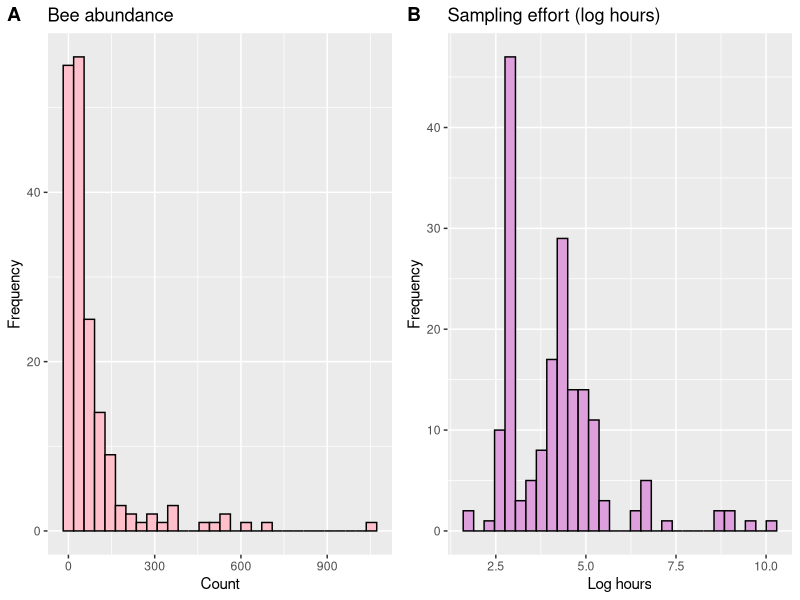
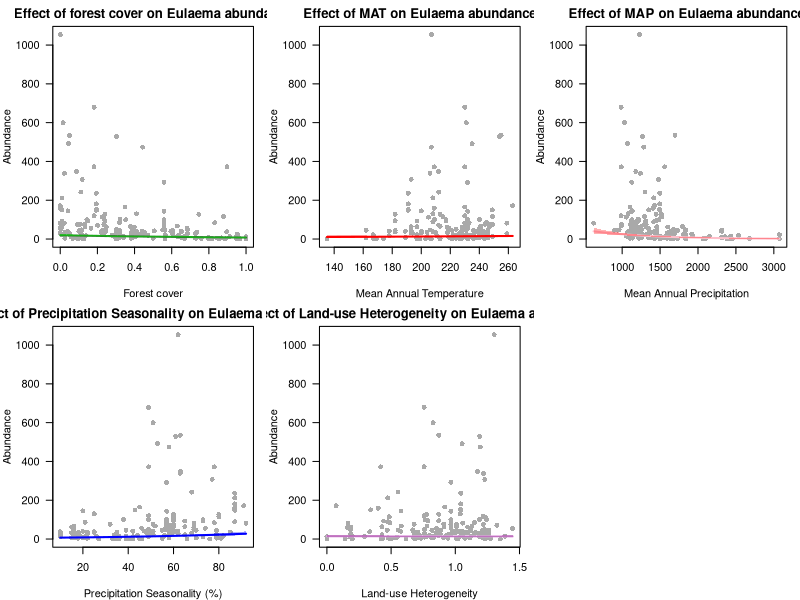
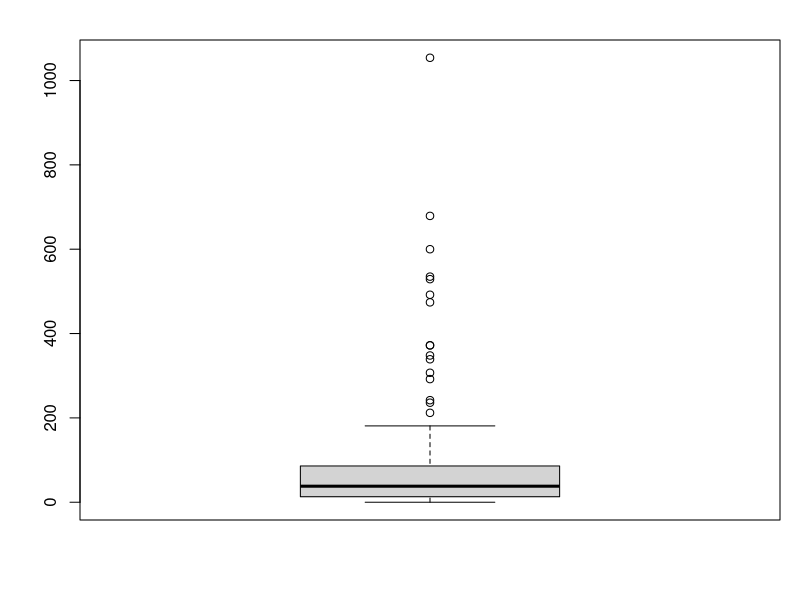

The R source for these figures, in order:
install.packages("car")

library(dplyr)
library(ggplot2)
library(MASS)
library(cowplot)
library(car)

dat = read.csv("exercise_6/Eulaema.csv")
head(dat)

summary(dat$Eulaema_nigrita)
h_bee = ggplot(dat, aes(x = Eulaema_nigrita)) +
  geom_histogram(fill = "pink", color = "black") +
  labs(title = "Bee abundance", x = "Count", y = "Frequency")

summary(dat$effort)
h_effort = ggplot(dat, aes(x = effort)) +
  geom_histogram(fill = "plum", color = "black") +
  labs(title = "Sampling effort (log hours)", x = "Log hours", y = "Frequency")

plot_grid( h_bee, h_effort, ncol = 2,
          labels = c("A", "B"))

m = glm(Eulaema_nigrita ~ effort + altitude + MAT, "poisson", data=dat)
summary(m)

m_nb <- glm.nb(Eulaema_nigrita ~ offset(log(effort)) + altitude + MAT + MAP + 
                Tseason + Pseason + forest. + lu_het, data = dat) # model accounts for varying sampling effort

summary(m_nb)
coef(summary(m_nb))
vif(m_nb)

m_strong <- glm.nb(Eulaema_nigrita ~ offset(log(effort)) + forest. + MAT + MAP + Pseason + 
                   lu_het, data = dat) # model accounts for varying sampling effort
summary(m_strong)

vif(m_strong)

# Proportional change

Δx_forest = max(dat$forest.) - min(dat$forest.)
relative_change_forest= exp(Δx_forest*-0.9369490)
percent_change_forest = (relative_change_forest -1)*100

Δx_MAT = max(dat$MAT) - min(dat$MAT)
relative_change_MAT = exp(Δx_MAT*0.0031881)
percent_change_MAT = (relative_change_MAT -1)*100

Δx_MAP = max(dat$MAP) - min(dat$MAP)
relative_change_MAP = exp(Δx_MAP*-0.0012672)
percent_change_MAP = (relative_change_MAP -1)*100

Δx_Pseason = max(dat$Pseason) - min(dat$Pseason)
relative_change_Pseason = exp(Δx_Pseason*0.0164724)
percent_change_Pseason = (relative_change_Pseason -1)*100

Δx_lu_het = max(dat$lu_het) - min(dat$lu_het)
relative_change_lu_het = exp(Δx_lu_het*-0.0319785)
percent_change_lu_het = (relative_change_lu_het -1)*100


par(mfrow = c(2,3), mar=c(4,4,2,1))
x_forest <- dat$forest.
y <- dat$Eulaema_nigrita
xx_forest <- seq(min(x_forest), max(x_forest), length.out = 100)
forest_data <- data.frame(
  forest. = xx_forest,
  MAT = mean(dat$MAT),
  MAP = mean(dat$MAP),
  Pseason = mean(dat$Pseason),
  lu_het = mean(dat$lu_het),
  effort = 1  
)
y_hat_forest <- predict(m_strong, newdata = forest_data, type = "link", se.fit = TRUE)
fit <- exp(y_hat_forest$fit)
upper <- exp(y_hat_forest$fit + 1.96 * y_hat_forest$se.fit)
lower <- exp(y_hat_forest$fit - 1.96 * y_hat_forest$se.fit)
lower[lower < 0] <- 0 

pfor = plot(x_forest, y, col="darkgrey", pch=16, las=1,
     main="Effect of forest cover on Eulaema abundance",
     xlab="Forest cover", ylab="Abundance")
lines(xx_forest, fit, col="forestgreen", lwd=2)
polygon(c(xx_forest, rev(xx_forest)), c(upper, rev(lower)),
        col=rgb(0, 1, 0, 0.3), border=NA)


x_MAT <- dat$MAT
xx_MAT <- seq(min(x_MAT), max(x_MAT), length.out = 100)

data_MAT <- data.frame(
  forest. = mean(dat$forest.),
  MAT = xx_MAT,
  MAP = mean(dat$MAP),
  Pseason = mean(dat$Pseason),
  lu_het = mean(dat$lu_het),
  effort = 1
)

y_hat_MAT <- predict(m_strong, newdata = data_MAT, type = "link", se.fit = TRUE)
fit_MAT <- exp(y_hat_MAT$fit)
upper_MAT <- exp(y_hat_MAT$fit + 1.96 * y_hat_MAT$se.fit)
lower_MAT <- exp(y_hat_MAT$fit - 1.96 * y_hat_MAT$se.fit)
lower_MAT[lower_MAT < 0] <- 0

pmat = plot(x_MAT, y, col="darkgrey", pch=16, las=1,
     main="Effect of MAT on Eulaema abundance",
     xlab="Mean Annual Temperature", ylab="Abundance")
lines(xx_MAT, fit_MAT, col="red", lwd=2)
polygon(c(xx_MAT, rev(xx_MAT)), c(upper_MAT, rev(lower_MAT)),
        col=rgb(1, 0, 0, 0.3), border=NA)

x_MAP <- dat$MAP
xx_MAP <- seq(min(x_MAP), max(x_MAP), length.out = 100)

data_MAP <- data.frame(
  forest. = mean(dat$forest.),
  MAT = mean(dat$MAT),
  MAP = xx_MAP,
  Pseason = mean(dat$Pseason),
  lu_het = mean(dat$lu_het),
  effort = 1
)

y_hat_MAP <- predict(m_strong, newdata = data_MAP, type = "link", se.fit = TRUE)
fit_MAP <- exp(y_hat_MAP$fit)
upper_MAP <- exp(y_hat_MAP$fit + 1.96 * y_hat_MAP$se.fit)
lower_MAP <- exp(y_hat_MAP$fit - 1.96 * y_hat_MAP$se.fit)
lower_MAP[lower_MAP < 0] <- 0

pmap = plot(x_MAP, y, col="darkgrey", pch=16, las=1,
     main="Effect of MAP on Eulaema abundance",
     xlab="Mean Annual Precipitation", ylab="Abundance")
lines(xx_MAP, fit_MAP, col="pink", lwd=2)
polygon(c(xx_MAP, rev(xx_MAP)), c(upper_MAP, rev(lower_MAP)),
        col=rgb(1, 0, 0, 0.3), border=NA)

x_Pseason <- dat$Pseason
xx_Pseason <- seq(min(x_Pseason), max(x_Pseason), length.out = 100)

data_Pseason <- data.frame(
  forest. = mean(dat$forest.),
  MAT = mean(dat$MAT),
  MAP = mean(dat$MAP),
  Pseason = xx_Pseason,
  lu_het = mean(dat$lu_het),
  effort = 1
)

y_hat_Pseason <- predict(m_strong, newdata = data_Pseason, type = "link", se.fit = TRUE)
fit_Pseason <- exp(y_hat_Pseason$fit)
upper_Pseason <- exp(y_hat_Pseason$fit + 1.96 * y_hat_Pseason$se.fit)
lower_Pseason <- exp(y_hat_Pseason$fit - 1.96 * y_hat_Pseason$se.fit)
lower_Pseason[lower_Pseason < 0] <- 0

ppseason = plot(x_Pseason, y, col="darkgrey", pch=16, las=1,
     main="Effect of Precipitation Seasonality on Eulaema abundance",
     xlab="Precipitation Seasonality (%)", ylab="Abundance")
lines(xx_Pseason, fit_Pseason, col="blue", lwd=2)
polygon(c(xx_Pseason, rev(xx_Pseason)), c(upper_Pseason, rev(lower_Pseason)),
        col=rgb(0, 0, 1, 0.3), border=NA)

x_lu_het <- dat$lu_het
xx_lu_het <- seq(min(x_lu_het), max(x_lu_het), length.out = 100)

data_lu_het <- data.frame(
  forest. = mean(dat$forest.),
  MAT = mean(dat$MAT),
  MAP = mean(dat$MAP),
  Pseason = mean(dat$Pseason),
  lu_het = xx_lu_het,
  effort = 1
)

y_hat_lu_het <- predict(m_strong, newdata = data_lu_het, type = "link", se.fit = TRUE)
fit_lu_het <- exp(y_hat_lu_het$fit)
upper_lu_het <- exp(y_hat_lu_het$fit + 1.96 * y_hat_lu_het$se.fit)
lower_lu_het <- exp(y_hat_lu_het$fit - 1.96 * y_hat_lu_het$se.fit)
lower_lu_het[lower_lu_het < 0] <- 0

plu = plot(x_lu_het, y, col="darkgrey", pch=16, las=1,
     main="Effect of Land-use Heterogeneity on Eulaema abundance",
     xlab="Land-use Heterogeneity", ylab="Abundance")
lines(xx_lu_het, fit_lu_het, col="plum", lwd=2)
polygon(c(xx_lu_het, rev(xx_lu_het)), c(upper_lu_het, rev(lower_lu_het)),
        col=rgb(0.5, 0, 0.5, 0.3), border=NA)

par(mfrow=c(1,1))


boxplot(dat$Eulaema_nigrita)$out
